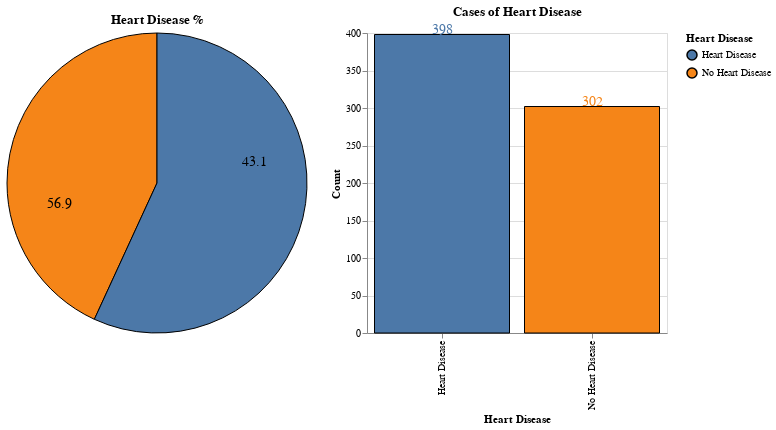

The cell this chart's notebook holds for it:
### Code cell
# Compute counts and percentages grouped by target
counts = train_df.groupby('target').size().reset_index(name='count')
counts['percentage'] = (counts['count'] / counts['count'].sum() * 100).round(1)
counts['label'] = counts['target'].map({0: 'No Heart Disease', 1: 'Heart Disease'})

# Base pie chart
pie = alt.Chart(counts).mark_arc(innerRadius=0, stroke='black', strokeWidth=1).encode(
    theta=alt.Theta(field='count', type='quantitative'),
    color=alt.Color(field='label', type='nominal', title='Heart Disease'),
    tooltip=[
        alt.Tooltip('count:Q', title='Count'),
        alt.Tooltip('percentage:Q', title='Percentage')
    ]
).properties(
    title='Heart Disease %',
    width=300,
    height=300
)

# Place percentage labels at slice centers
pie_labels = alt.Chart(counts).mark_text(radius=100, size=14, color='black').encode(
    theta=alt.Theta(field='count', type='quantitative', stack='zero'),
    text=alt.Text('percentage:Q', format='.1f'),
    color=alt.value('black')
)

pie_final = pie + pie_labels

# Bar chart
bar = alt.Chart(counts).mark_bar(stroke='black', strokeWidth=1).encode(
    x=alt.X('label:N', title='Heart Disease'),
    y=alt.Y('count:Q', title='Count'),
    color=alt.Color('label:N', title='Heart Disease'),
    tooltip=[
        alt.Tooltip('count:Q', title='Count')
    ]
).properties(
    title='Cases of Heart Disease',
    width=300,
    height=300
)

# Add text labels on bars
bar_labels = bar.mark_text(
    dy=-5,
    size=14
).encode(
    text='count:Q'
)

bar_final = bar + bar_labels

# Combine pie and bar side by side
final_chart = alt.hconcat(pie_final, bar_final)

final_chart

### Figure 1 — Vega-Lite specification as saved in the notebook (floating-point values rounded to 4 significant figures)
{"config": {"view": {"continuousWidth": 300, "continuousHeight": 300}}, "hconcat": [{"layer": [{"mark": {"type": "arc", "innerRadius": 0, "stroke": "black", "strokeWidth": 1}, "encoding": {"color": {"field": "label", "title": "Heart Disease", "type": "nominal"}, "theta": {"field": "count", "type": "quantitative"}, "tooltip": [{"field": "count", "title": "Count", "type": "quantitative"}, {"field": "percentage", "title": "Percentage", "type": "quantitative"}]}, "title": "Heart Disease %"}, {"mark": {"type": "text", "color": "black", "radius": 100, "size": 14}, "encoding": {"color": {"value": "black"}, "text": {"field": "percentage", "format": ".1f", "type": "quantitative"}, "theta": {"field": "count", "stack": "zero", "type": "quantitative"}}}], "height": 300, "width": 300}, {"layer": [{"mark": {"type": "bar", "stroke": "black", "strokeWidth": 1}, "encoding": {"color": {"field": "label", "title": "Heart Disease", "type": "nominal"}, "tooltip": [{"field": "count", "title": "Count", "type": "quantitative"}], "x": {"field": "label", "title": "Heart Disease", "type": "nominal"}, "y": {"field": "count", "title": "Count", "type": "quantitative"}}, "title": "Cases of Heart Disease"}, {"mark": {"type": "text", "dy": -5, "size": 14}, "encoding": {"color": {"field": "label", "title": "Heart Disease", "type": "nominal"}, "text": {"field": "count", "type": "quantitative"}, "tooltip": [{"field": "count", "title": "Count", "type": "quantitative"}], "x": {"field": "label", "title": "Heart Disease", "type": "nominal"}, "y": {"field": "count", "title": "Count", "type": "quantitative"}}, "title": "Cases of Heart Disease"}], "height": 300, "width": 300}], "data": {"name": "data-7bcd056ecfda9f8457c6cd7874bece77"}, "$schema": "https://vega.github.io/schema/vega-lite/v5.20.1.json", "datasets": {"data-7bcd056ecfda9f8457c6cd7874bece77": [{"target": 0, "count": 302, "percentage": 43.1, "label": "No Heart Disease"}, {"target": 1, "count": 398, "percentage": 56.9, "label": "Heart Disease"}]}}
